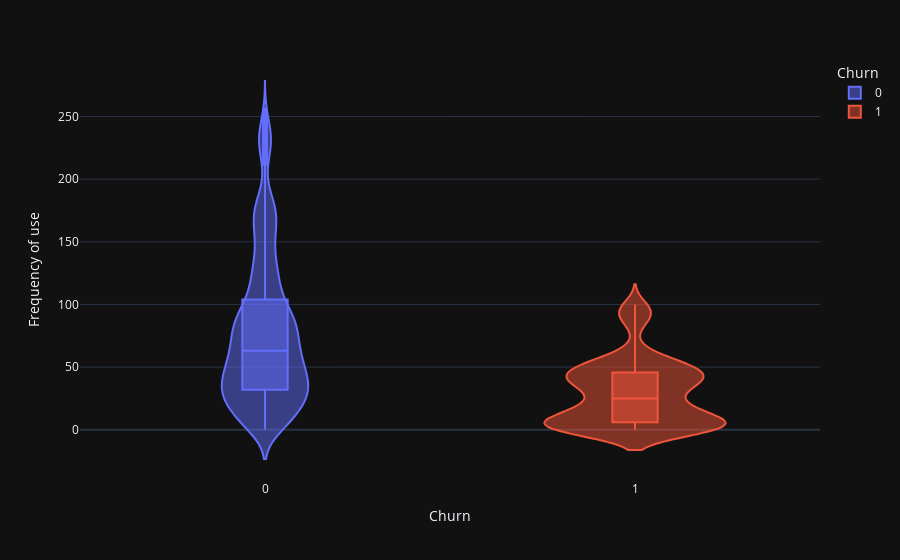

Notebook source saved alongside this figure:
### Code cell
violin("Frequency of use")

### Figure 1 — Plotly figure (JSON) as saved in the notebook; plotly's stock layout.template omitted (floating-point values rounded to 4 significant figures; data arrays with more than 128 entries replaced by an {"elided": "..."} marker saying what was removed)
{"data": [{"alignmentgroup": "True", "box": {"visible": true}, "hovertemplate": "Churn=%{x}<br>Frequency of use=%{y}<extra></extra>", "legendgroup": "0", "marker": {"color": "#636efa"}, "name": "0", "offsetgroup": "0", "orientation": "v", "scalegroup": "True", "showlegend": true, "type": "violin", "x": {"elided": "2655 int values"}, "x0": " ", "xaxis": "x", "y": {"elided": "2655 int values"}, "y0": " ", "yaxis": "y"}, {"alignmentgroup": "True", "box": {"visible": true}, "hovertemplate": "Churn=%{x}<br>Frequency of use=%{y}<extra></extra>", "legendgroup": "1", "marker": {"color": "#EF553B"}, "name": "1", "offsetgroup": "1", "orientation": "v", "scalegroup": "True", "showlegend": true, "type": "violin", "x": {"elided": "495 int values"}, "x0": " ", "xaxis": "x", "y": {"elided": "495 int values"}, "y0": " ", "yaxis": "y"}], "layout": {"legend": {"title": {"text": "Churn"}, "tracegroupgap": 0}, "margin": {"t": 60}, "violinmode": "overlay", "xaxis": {"anchor": "y", "categoryarray": [0, 1], "categoryorder": "array", "domain": [0, 1], "title": {"text": "Churn"}}, "yaxis": {"anchor": "x", "domain": [0, 1], "title": {"text": "Frequency of use"}}}}
